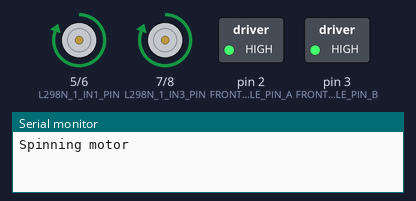
This sketch was run on a simulated Arduino Uno, built with avr-gcc and run on an emulated ATmega328P. On the bench: motor-driver pin pairs drawn as motors (green arrow = first pin HIGH = forward, orange = second pin HIGH = backward, longer = more drive), switched loads named in the sketch (green lamp = pin HIGH), the last lines printed to the serial monitor.

Above: at 7.5 s.
At 16.0 s:
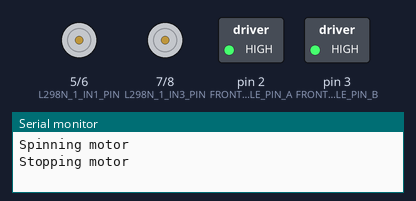
Timing chart, 0 to 19.6 s (numbered marks = the images above):
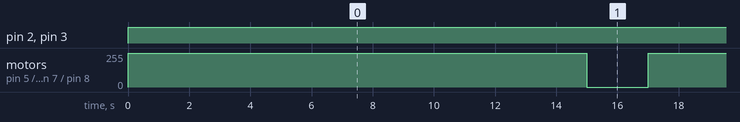

Measured:
- by itself, pin 2 (FRONT_ENABLE_PIN_A), pin 3 (FRONT_ENABLE_PIN_B): LOW → HIGH at 0.00 s
- by itself, motor on pin 5 (L298N_1_IN1_PIN) / pin 6 (L298N_1_IN2_PIN), motor on pin 7 (L298N_1_IN3_PIN) / pin 8 (L298N_1_IN4_PIN): alternates forward 255/255 for 15.0 s and stopped for 2.0 s

The sketch:

motor_test.ino
```cpp
// Define pins:
#define FRONT_ENABLE_PIN_A 2
#define FRONT_ENABLE_PIN_B 3
#define L298N_1_IN1_PIN 5
#define L298N_1_IN2_PIN 6
#define L298N_1_IN3_PIN 7
#define L298N_1_IN4_PIN 8
#define BAUD_RATE 9600

enum motor_state
{
  GO,
  STOP
};

void motor_controller_setup()
{
  // for the first motor controller (front two motors)
  pinMode(FRONT_ENABLE_PIN_A, OUTPUT);
  pinMode(FRONT_ENABLE_PIN_B, OUTPUT);
  pinMode(L298N_1_IN1_PIN, OUTPUT);
  pinMode(L298N_1_IN2_PIN, OUTPUT);
  pinMode(L298N_1_IN3_PIN, OUTPUT);
  pinMode(L298N_1_IN4_PIN, OUTPUT);

  // Turn off motors - Initial state
  digitalWrite(L298N_1_IN1_PIN, LOW);
  digitalWrite(L298N_1_IN2_PIN, LOW);
  digitalWrite(L298N_1_IN3_PIN, LOW);
  digitalWrite(L298N_1_IN4_PIN, LOW);
}

void motor_function(enum motor_state function)
{
  analogWrite(FRONT_ENABLE_PIN_A, 255);
  analogWrite(FRONT_ENABLE_PIN_B, 255);

  switch (function)
  {
    case GO: // forward
      digitalWrite(L298N_1_IN1_PIN, HIGH);
      digitalWrite(L298N_1_IN2_PIN, LOW);
      digitalWrite(L298N_1_IN3_PIN, HIGH);
      digitalWrite(L298N_1_IN4_PIN, LOW);
      break;
    case STOP: // stop
      digitalWrite(L298N_1_IN1_PIN, LOW);
      digitalWrite(L298N_1_IN2_PIN, LOW);
      digitalWrite(L298N_1_IN3_PIN, LOW);
      digitalWrite(L298N_1_IN4_PIN, LOW);
      break;
    default: // stop
      digitalWrite(L298N_1_IN1_PIN, LOW);
      digitalWrite(L298N_1_IN2_PIN, LOW);
      digitalWrite(L298N_1_IN3_PIN, LOW);
      digitalWrite(L298N_1_IN4_PIN, LOW);
      break;
  }
}

void full_stop()
{
  motor_function(STOP);
}

void go()
{
  motor_function(GO);
}

void setup() {
  // put your setup code here, to run once:

  // setup L298N H-bridge motor controller pins
  motor_controller_setup();

  //Begin Serial communication at a baudrate of 9600:
  Serial.begin(BAUD_RATE);
}

void loop() {
  // put your main code here, to run repeatedly:
  go();
  Serial.println("Spinning motor");
  delay(15000);
  Serial.println("Stopping motor");
  full_stop();
  delay(2000);
}
```
